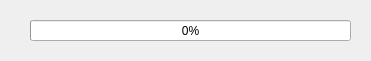
<?xml version="1.0" encoding="UTF-8"?>
<ui version="4.0">
 <class>MainWindow</class>
 <widget class="QMainWindow" name="MainWindow">
  <property name="geometry">
   <rect>
    <x>0</x>
    <y>0</y>
    <width>371</width>
    <height>61</height>
   </rect>
  </property>
  <property name="windowTitle">
   <string>Progess</string>
  </property>
  <property name="windowIcon">
   <iconset resource="resources.qrc">
    <normaloff>:/newPrefix/icon.ico</normaloff>:/newPrefix/icon.ico</iconset>
  </property>
  <widget class="QWidget" name="centralwidget">
   <widget class="QProgressBar" name="progress">
    <property name="geometry">
     <rect>
      <x>30</x>
      <y>20</y>
      <width>321</width>
      <height>21</height>
     </rect>
    </property>
    <property name="value">
     <number>0</number>
    </property>
   </widget>
  </widget>
 </widget>
 <resources>
  <include location="resources.qrc"/>
 </resources>
 <connections/>
</ui>
